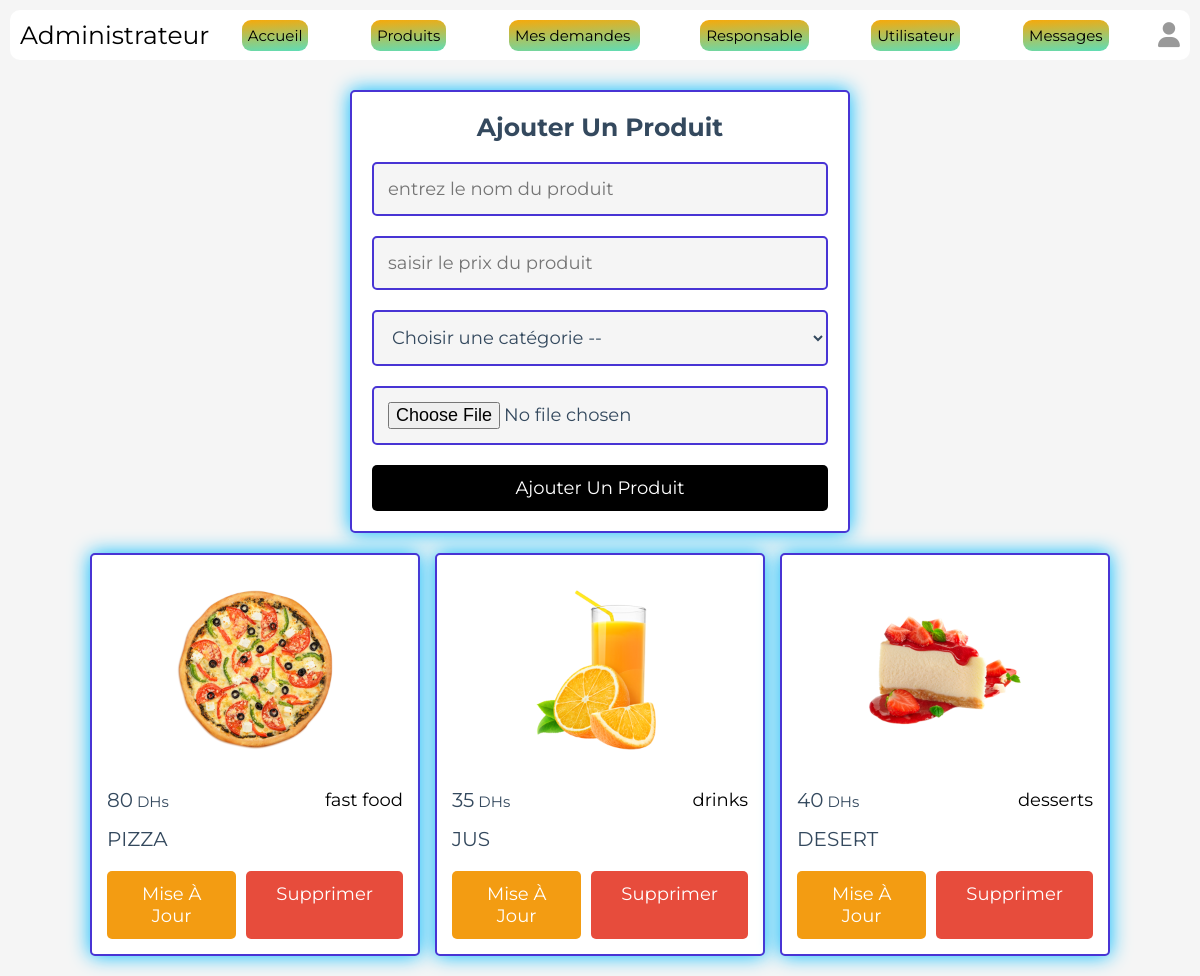
The app's page /admin/products.php (signed in) with its own data.
### tables this page shows
CREATE TABLE `products` (
  `id` int(100) NOT NULL,
  `name` varchar(100) NOT NULL,
  `category` varchar(100) NOT NULL,
  `price` int(10) NOT NULL,
  `image` varchar(100) NOT NULL
);

### admin/products.php (the view, shortened to what this page needs)
<?php
include '../components/connect.php';
?>
<!DOCTYPE html>
<html lang="en">
<head>
   <link rel="stylesheet" href="https://cdnjs.cloudflare.com/ajax/libs/font-awesome/6.1.1/css/all.min.css">
   <link rel="stylesheet" href="../css/admin_style.css">
</head>
<body>
<?php include '../components/admin_header.php' ?>
<section class="add-products">
   <form action="" method="POST" enctype="multipart/form-data">
      <h3>ajouter un produit</h3>
      <input type="text" required placeholder="entrez le nom du produit" name="name" maxlength="100" class="box">
      <input type="number" min="0" max="9999999999" required placeholder="saisir le prix du produit" name="price" onkeypress="if(this.value.length == 10) return false;" class="box">
      <select name="category" class="box" required>
         <option value="" disabled selected>Choisir une catégorie --</option>
      </select>
      <input type="file" name="image"  class="box" accept="image/jpg, image/jpeg, image/png, image/webp" required>
      <input type="submit" value="ajouter un produit" name="add_product" class="btn">
   </form>
</section>
<section class="show-products" style="padding-top: 0;">
   <div class="box-container">
   <?php
      $show_products = $conn->prepare("SELECT * FROM `products`");
      $show_products->execute();
      if($show_products->rowCount() > 0){
         while($fetch_products = $show_products->fetch(PDO::FETCH_ASSOC)){
   ?>
   <div class="box">
      <img src="../uploaded_img/<?= $fetch_products['image']; ?>" alt="">
      <div class="flex">
         <div class="price"><?= $fetch_products['price']; ?><span> DHs</span></div>
         <div class="category"><?= $fetch_products['category']; ?></div>
      </div>
      <div class="name"><?= $fetch_products['name']; ?></div>
      <div class="flex-btn">
         <a href="update_product.php?update=<?= $fetch_products['id']; ?>" class="option-btn">mise à jour</a>
         <a href="products.php?delete=<?= $fetch_products['id']; ?>" class="delete-btn" onclick="return confirm('supprimer ce produit ?');">supprimer </a>
      </div>
   </div>
   <?php
         }
      }else{
         echo '<p class="empty">aucun produit ajouté pour l instant !</p>';
      }
   ?>
   </div>
</section>
</body>
</html>

### css/admin_style.css (style rules this page uses)
:root { --main-color:black; --red:#e74c3c; --orange:#f39c12; --black:#34495e; --white:#fff; --light-bg:#f5f5f5; --light-color:#999; --border:.2rem solid #4834d4; --box-shadow:0px 0px 20px #00bbff; }
* { font-family: 'Montserrat', sans-serif; margin:0; padding:0; box-sizing: border-box; text-decoration: none; outline: none; border:none; }
html { font-size: 62.5%; overflow-x: hidden; }
body { background-color: var(--light-bg); }
section { max-width: 1200px; margin:0 auto; padding:2rem; }
.btn, .delete-btn, .option-btn { display: block; margin-top: 1rem; border-radius: .5rem; cursor: pointer; width: 100%; font-size: 1.8rem; color:var(--white); padding:1.2rem 3rem; text-transform: capitalize; text-align: center; }
.btn { background-color: var(--main-color); }
.delete-btn { background-color: var(--red); }
.option-btn { background-color: var(--orange); }
.flex-btn { display: flex; gap:1rem; }
.add-products form { margin:0 auto; max-width: 50rem; background-color: var(--white); border-radius: .5rem; box-shadow: var(--box-shadow); border:var(--border); padding:2rem; text-align: center; }
.add-products form h3 { margin-bottom: 1rem; font-size: 2.5rem; color:var(--black); text-transform: capitalize; }
.add-products form .box { background-color: var(--light-bg); border:var(--border); width: 100%; padding:1.4rem; font-size: 1.8rem; color:var(--black); border-radius: .5rem; margin: 1rem 0; }
.show-products .box-container { display: grid; grid-template-columns: repeat(auto-fit, 33rem); gap:1.5rem; justify-content: center; align-items: flex-start; }
.show-products .box-container .box { background-color: var(--white); border-radius: .5rem; box-shadow: var(--box-shadow); border:var(--border); padding:1.5rem; }
.show-products .box-container .box img { width: 100%; height: 20rem; object-fit: contain; margin-bottom: 1rem; }
.show-products .box-container .box .name { font-size: 2rem; color:var(--black); padding:1rem 0; }
.show-products .box-container .box .flex { display: flex; align-items: center; gap:1rem; justify-content: space-between; }
.show-products .box-container .box .flex .category { font-size: 1.8rem; color:var(--main-color); }
.show-products .box-container .box .flex .price { font-size: 2rem; color:var(--black); margin:.5rem 0; }
.show-products .box-container .box .flex .price span { font-size: 1.5rem; }

### records on screen
products: image (picture), price "80", category "fast food", name "PIZZA"
products: image (picture), price "35", category "drinks", name "JUS"
products: image (picture), price "40", category "desserts", name "DESERT"
